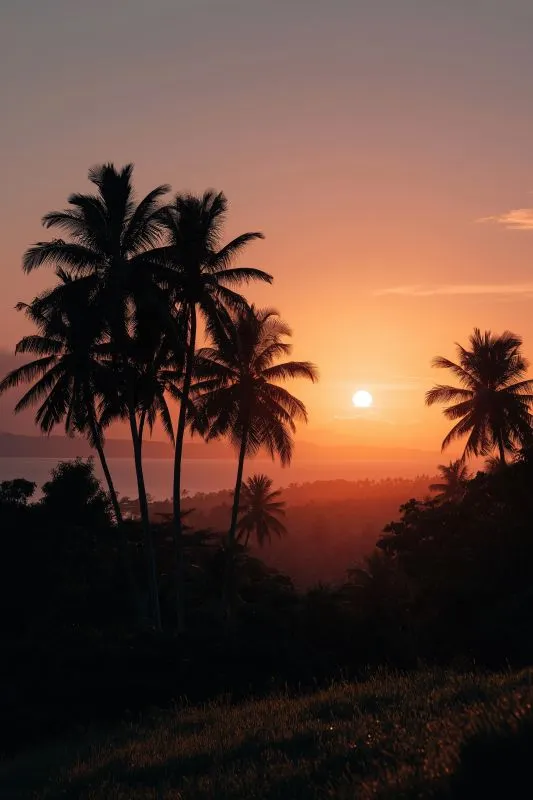
#> input picture image.jpg, 533 x 800 px
$ python Erosion_and_Dilation.py
#> lines starting #> are read from the running program, lines starting #| are printed output that depends on the picture; after the words box and inside, x2 and y2 are one past the last pixel; in counts of white or black regions, pixels touching at a corner belong together
import cv2
import numpy as np
import matplotlib.pyplot as plt
img = cv2.imread("image.jpg", 0)
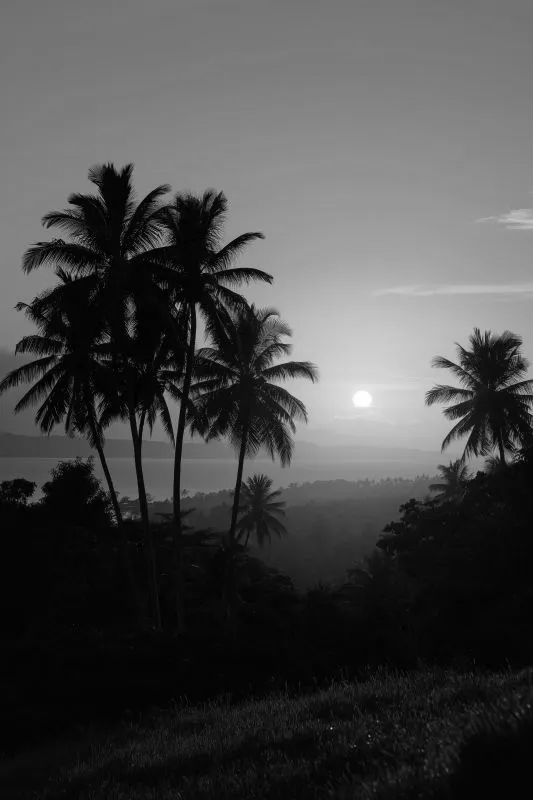
#> img: shape (800, 533); min 0, max 255, mean 73.8
# Convert to binary
_, binary = cv2.threshold(img, 127, 255, cv2.THRESH_BINARY)
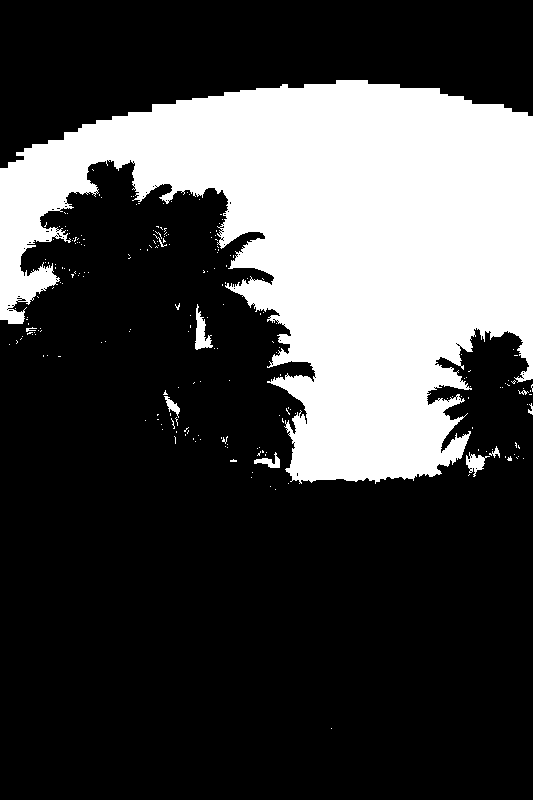
#> binary: shape (800, 533); 27.6% white; 220 white regions (210 under 20 px), largest, box (x1, y1, x2, y2) and area: (0, 80, 533, 484) 116246, (195, 304, 213, 350) 382, (466, 452, 490, 477) 262
# Structuring element
kernel = np.ones((5, 5), np.uint8)
# Erosion
erosion = cv2.erode(binary, kernel, iterations=1)
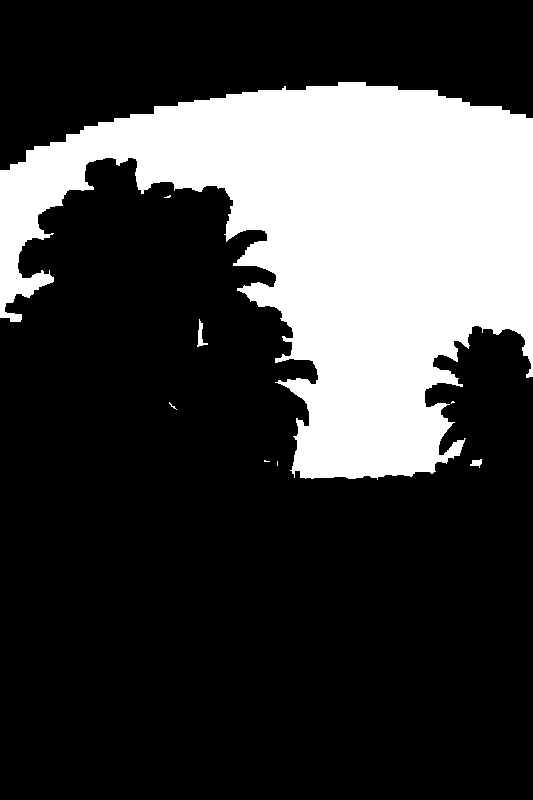
#> erosion: shape (800, 533); 25.5% white; 8 white regions (5 under 20 px), largest, box (x1, y1, x2, y2) and area: (0, 82, 533, 480) 108587, (197, 319, 208, 347) 117, (470, 459, 482, 468) 65
# Dilation
dilation = cv2.dilate(binary, kernel, iterations=1)
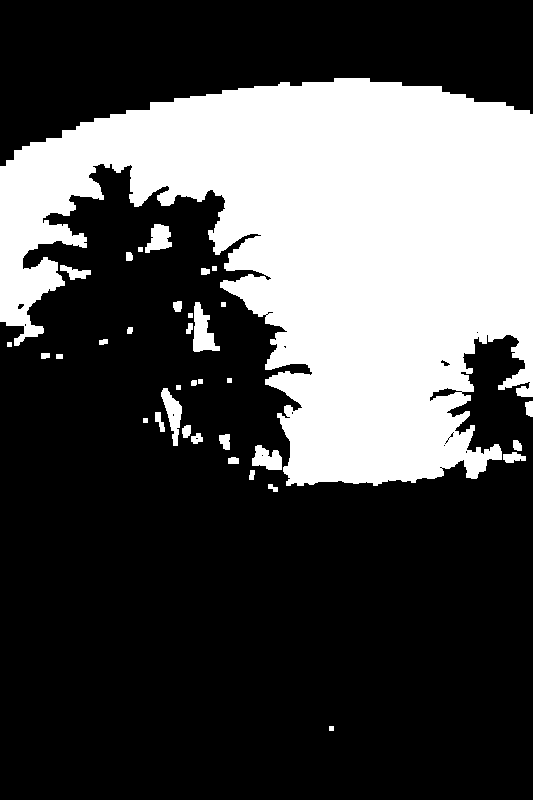
#> dilation: shape (800, 533); 30.7% white; 35 white regions, largest, box (x1, y1, x2, y2) and area: (0, 78, 533, 486) 126570, (193, 302, 220, 352) 750, (161, 388, 182, 446) 582
plt.figure(figsize=(10, 6))

plt.subplot(1, 3, 1)
plt.imshow(binary, cmap="gray")
plt.title("Binary Image")
plt.axis("off")

plt.subplot(1, 3, 2)
plt.imshow(erosion, cmap="gray")
plt.title("Erosion")
plt.axis("off")

plt.subplot(1, 3, 3)
plt.imshow(dilation, cmap="gray")
plt.title("Dilation")
plt.axis("off")

plt.show()
